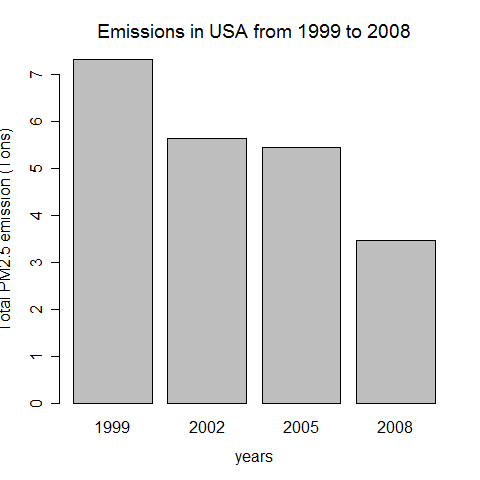

Here is the R script that generated this plot:
##################################
## plot1.R
## Get the source data
source("GetSourceData.R") 

# 1.  Have total emissions from PM2.5 decreased in the United States from 1999 to 2008? 
# Using the base plotting system, make a plot showing the total PM2.5 emission 
# from all sources for each of the years 1999, 2002, 2005, and 2008.
aggregatedByYear <- aggregate(Emissions ~ year, NEI, sum) 

# Plotting
barplot(height=(aggregatedByYear$Emissions)/10^6, 
        names.arg=aggregatedByYear$year, 
        xlab="years", 
        ylab=expression('Total PM2.5 emission (Tons)'),
        main=expression('Emissions in USA from 1999 to 2008')) 

# Saving the plot to a file
dev.copy(png, file="plot1.png", height=480, width=480)
dev.off()
